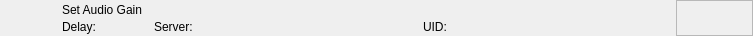
<?xml version="1.0" encoding="UTF-8"?>
<ui version="4.0">
 <class>RundownAtemAudioGainWidget</class>
 <widget class="QWidget" name="RundownAtemAudioGainWidget">
  <property name="geometry">
   <rect>
    <x>0</x>
    <y>0</y>
    <width>753</width>
    <height>36</height>
   </rect>
  </property>
  <layout class="QHBoxLayout" name="horizontalLayout">
   <property name="spacing">
    <number>0</number>
   </property>
   <property name="margin">
    <number>0</number>
   </property>
   <item>
    <widget class="QFrame" name="frameItem">
     <property name="sizePolicy">
      <sizepolicy hsizetype="Preferred" vsizetype="Fixed">
       <horstretch>0</horstretch>
       <verstretch>0</verstretch>
      </sizepolicy>
     </property>
     <property name="minimumSize">
      <size>
       <width>0</width>
       <height>36</height>
      </size>
     </property>
     <widget class="QLabel" name="labelIcon">
      <property name="geometry">
       <rect>
        <x>22</x>
        <y>2</y>
        <width>32</width>
        <height>32</height>
       </rect>
      </property>
      <property name="text">
       <string/>
      </property>
      <property name="pixmap">
       <pixmap resource="../../Widgets.qrc">:/Graphics/Images/TriCaster/SelectInput.png</pixmap>
      </property>
      <property name="scaledContents">
       <bool>true</bool>
      </property>
     </widget>
     <widget class="QLabel" name="labelLabel">
      <property name="geometry">
       <rect>
        <x>62</x>
        <y>2</y>
        <width>561</width>
        <height>16</height>
       </rect>
      </property>
      <property name="text">
       <string>Set Audio Gain</string>
      </property>
     </widget>
     <widget class="QLabel" name="labelColor">
      <property name="geometry">
       <rect>
        <x>0</x>
        <y>0</y>
        <width>18</width>
        <height>36</height>
       </rect>
      </property>
      <property name="text">
       <string/>
      </property>
     </widget>
     <widget class="QLabel" name="labelGroupColor">
      <property name="geometry">
       <rect>
        <x>0</x>
        <y>0</y>
        <width>6</width>
        <height>36</height>
       </rect>
      </property>
      <property name="text">
       <string/>
      </property>
     </widget>
     <widget class="QLabel" name="labelDevice">
      <property name="geometry">
       <rect>
        <x>154</x>
        <y>19</y>
        <width>260</width>
        <height>16</height>
       </rect>
      </property>
      <property name="text">
       <string>Server:</string>
      </property>
     </widget>
     <widget class="QLabel" name="labelDelay">
      <property name="geometry">
       <rect>
        <x>62</x>
        <y>19</y>
        <width>83</width>
        <height>16</height>
       </rect>
      </property>
      <property name="text">
       <string>Delay:</string>
      </property>
     </widget>
     <widget class="QLabel" name="labelRemoteTriggerId">
      <property name="geometry">
       <rect>
        <x>423</x>
        <y>19</y>
        <width>111</width>
        <height>16</height>
       </rect>
      </property>
      <property name="text">
       <string>UID:</string>
      </property>
     </widget>
    </widget>
   </item>
   <item>
    <widget class="QFrame" name="frameStatus">
     <property name="minimumSize">
      <size>
       <width>77</width>
       <height>0</height>
      </size>
     </property>
     <property name="maximumSize">
      <size>
       <width>77</width>
       <height>16777215</height>
      </size>
     </property>
     <property name="frameShape">
      <enum>QFrame::StyledPanel</enum>
     </property>
     <property name="frameShadow">
      <enum>QFrame::Raised</enum>
     </property>
     <widget class="QLabel" name="labelGpiConnected">
      <property name="geometry">
       <rect>
        <x>1</x>
        <y>2</y>
        <width>32</width>
        <height>32</height>
       </rect>
      </property>
      <property name="minimumSize">
       <size>
        <width>32</width>
        <height>32</height>
       </size>
      </property>
      <property name="maximumSize">
       <size>
        <width>32</width>
        <height>32</height>
       </size>
      </property>
      <property name="lineWidth">
       <number>0</number>
      </property>
      <property name="text">
       <string/>
      </property>
      <property name="pixmap">
       <pixmap resource="../../Widgets.qrc">:/Graphics/Images/GpiConnected.png</pixmap>
      </property>
      <property name="scaledContents">
       <bool>true</bool>
      </property>
     </widget>
     <widget class="QLabel" name="labelDisconnected">
      <property name="geometry">
       <rect>
        <x>32</x>
        <y>2</y>
        <width>32</width>
        <height>32</height>
       </rect>
      </property>
      <property name="minimumSize">
       <size>
        <width>32</width>
        <height>32</height>
       </size>
      </property>
      <property name="maximumSize">
       <size>
        <width>32</width>
        <height>32</height>
       </size>
      </property>
      <property name="text">
       <string/>
      </property>
      <property name="pixmap">
       <pixmap resource="../../Widgets.qrc">:/Graphics/Images/Disconnected.png</pixmap>
      </property>
      <property name="scaledContents">
       <bool>true</bool>
      </property>
     </widget>
     <widget class="QLabel" name="labelActiveColor">
      <property name="geometry">
       <rect>
        <x>69</x>
        <y>0</y>
        <width>8</width>
        <height>36</height>
       </rect>
      </property>
      <property name="minimumSize">
       <size>
        <width>8</width>
        <height>36</height>
       </size>
      </property>
      <property name="maximumSize">
       <size>
        <width>8</width>
        <height>36</height>
       </size>
      </property>
      <property name="text">
       <string/>
      </property>
     </widget>
    </widget>
   </item>
  </layout>
 </widget>
 <resources>
  <include location="../../Widgets.qrc"/>
 </resources>
 <connections/>
 <slots>
  <slot>addToCombo()</slot>
 </slots>
</ui>
